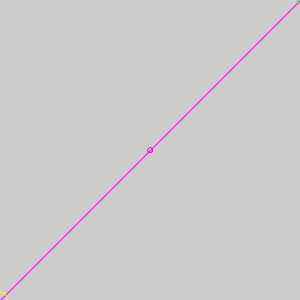
Frame 1 (no input)
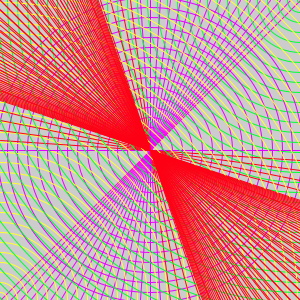
Frame 60 (the mouse pressed at the canvas centre just before this capture)
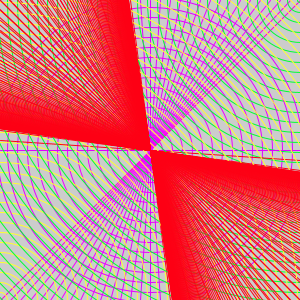
Frame 120 (the mouse held since frame 60 and released just before this capture)

The Processing sketch that drew these frames (run headless with seeded random() and noise(); from frame 60 on, the mouse is pressed at the canvas centre):

// Processing sketch: processing_79822
// ── processing_79822.pde

int a=5;
void setup()
{
size(300,300);
noFill();
frameRate(10);
}
int r=255, g=0, b=210;
int x1=0;
int y1=150;
int x2=300;
int y2=150;
int c=0;
int d=0;
int a1=300;
int b1=0;
int a2=0;
int b2=300;
int f=0;
int h=0;
int z=5;
int j=0;
void draw()
{

stroke(r,g,b);

if(a<321)
  ellipse(150,150,a,a);

else{
  line(x1,y1,x2,y2);
  y1=y1-10;
  y2=y2+10;
  r=255;
  b=0;
}
if (f<601){
  line(a1,b1,a2,b2);
  a1=a1-10;
  a2=a2+10;
  r=r-2;
  b=b+20;
  f=f+1;
}
a = a + 20;

if (h<100){
  stroke(0,255,50);
  ellipse(300,0,z,z);
  z=z+10;
  h=h+1;}
if (h<100){
  stroke(255,255,50);
  ellipse(0,300,z,z);
  z=z+10;
  j=j+1;}





}
